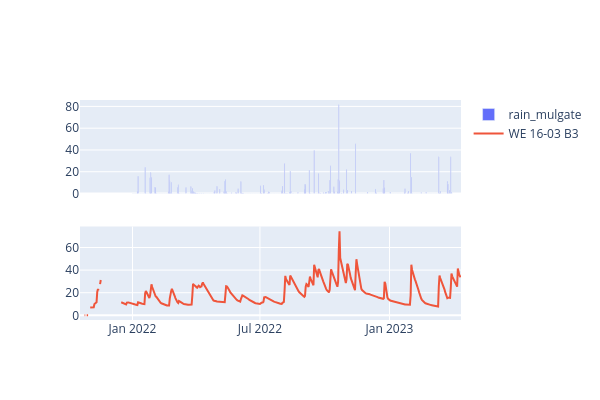

Notebook cell for this chart:
### Markdown cell above
# 5 Plot for checking

### Code cell
# Plot the data.

# Function to plot R2 of soil moisture to rainfall and various lag in rainfall.


def plot_r2_lag(rain_data, sm_data, rain_name, sm_name, lag):
    # Get the data.
    rain = rain_data[rain_name]
    sm = sm_data.loc[sm_data["device"] == sm_name].set_index("Date")[["v2"]]
    # Combine the two dataframes.
    df = pd.concat([rain, sm], axis=1)
    # Now plot with plotly express top plot should be a barplot of rainfall in the y and index in the x,
    # bottom plot should be the timeseries of soil moisture.
    fig = make_subplots(rows=2, cols=1, shared_xaxes=True)
    fig.add_trace(go.Bar(x=df.index, y=df[rain_name], name=rain_name), row=1, col=1)
    fig.add_trace(go.Scatter(x=df.index, y=df["v2"], name=sm_name), row=2, col=1)
    fig.update_layout(height=400, width=600)
    fig.show()
    # Plotly save the figure to html.
    fig.write_html(f"{rain_name}_{sm_name}_lag_{lag}.html")

    sm = sm.diff()

    # .diff()
    # Shift the rain data by the lag.
    rain_shift = rain.shift(lag)
    lag_plot = pd.concat([rain_shift, sm], axis=1)
    lag_plot.dropna(inplace=True)
    lag_plot = lag_plot.loc[lag_plot[rain_name] > 0, :]
    # Plot.
    fig, ax = plt.subplots(figsize=(3, 3))
    sns.scatterplot(data=lag_plot, x=rain_name, y="v2", ax=ax)
    ax.set_title("R2 = {:.2f}".format(lag_plot.corr().iloc[0, 1] ** 2))
    ax.set_xlabel(f"{rain_name} shifted by {lag} days")
    ax.set_ylabel(f"{sm_name} - v2")
    # plt.show()
    return

device_list = list(daily_sm_data.device.unique())
device_list.sort()
interact(
    plot_r2_lag,
    rain_data=fixed(daily_data),
    sm_data=fixed(daily_sm_data),
    rain_name=widgets.Dropdown(options=[_ for _ in daily_data.columns if "rain" in _]),
    sm_name=widgets.Dropdown(options=device_list, value=device_keep[0]),
    lag=widgets.IntSlider(min=-5, max=5, step=1, value=0),
)

None

### Figure 1 — Plotly figure (JSON) as saved in the notebook; plotly's stock layout.template omitted (floating-point values rounded to 4 significant figures; data arrays with more than 128 entries replaced by an {"elided": "..."} marker saying what was removed)
{"data": [{"name": "rain_mulgate", "type": "bar", "x": {"elided": "541 str values"}, "xaxis": "x", "y": {"elided": "541 float values"}, "yaxis": "y"}, {"name": "WE 16-03 B3", "type": "scatter", "x": {"elided": "541 str values"}, "xaxis": "x2", "y": {"elided": "541 float values"}, "yaxis": "y2"}], "layout": {"height": 400, "width": 600, "xaxis": {"anchor": "y", "domain": [0, 1], "matches": "x2", "showticklabels": false}, "xaxis2": {"anchor": "y2", "domain": [0, 1]}, "yaxis": {"anchor": "x", "domain": [0.575, 1]}, "yaxis2": {"anchor": "x2", "domain": [0, 0.425]}}}
